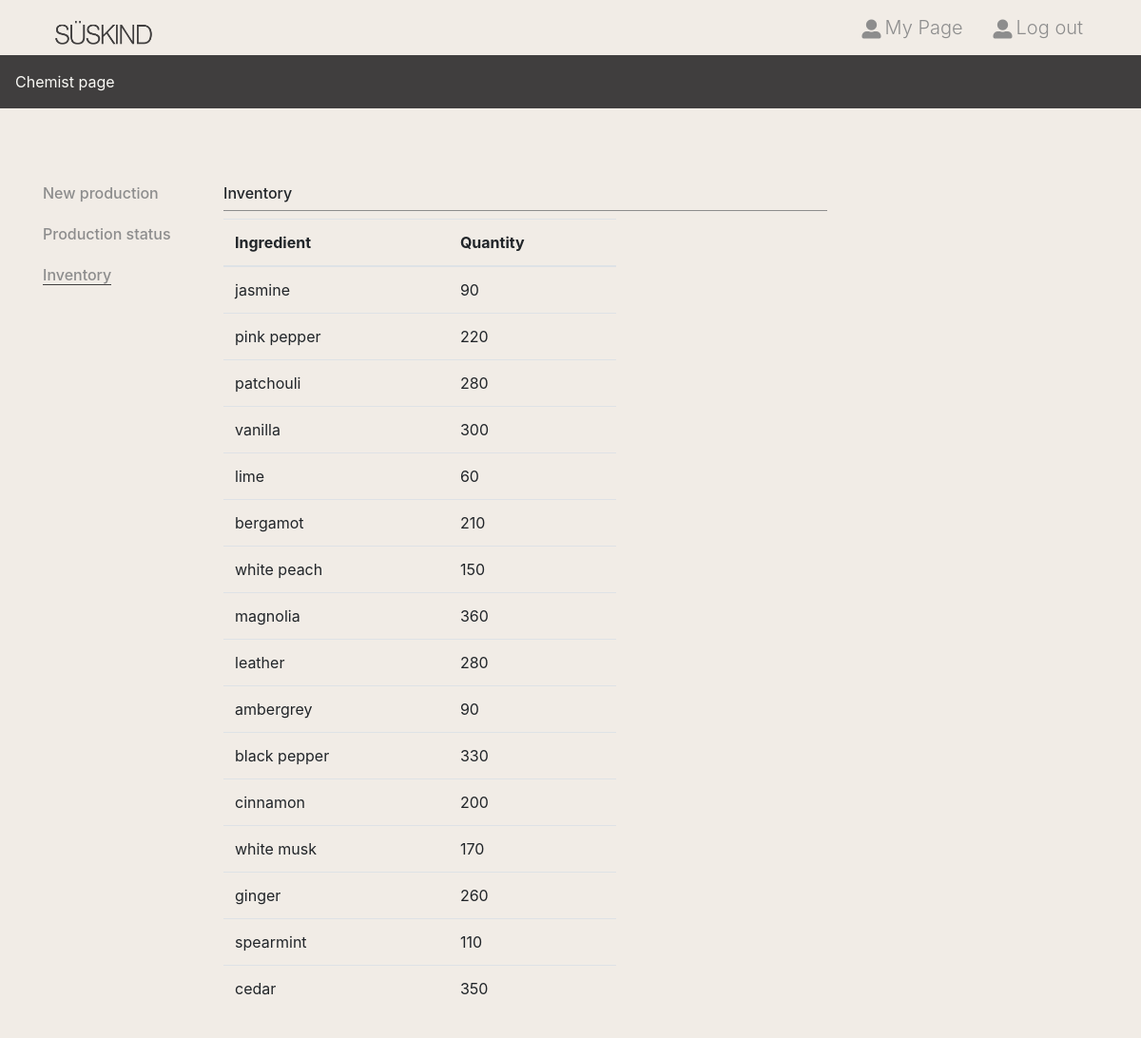
Before: /inventory with the older database file.
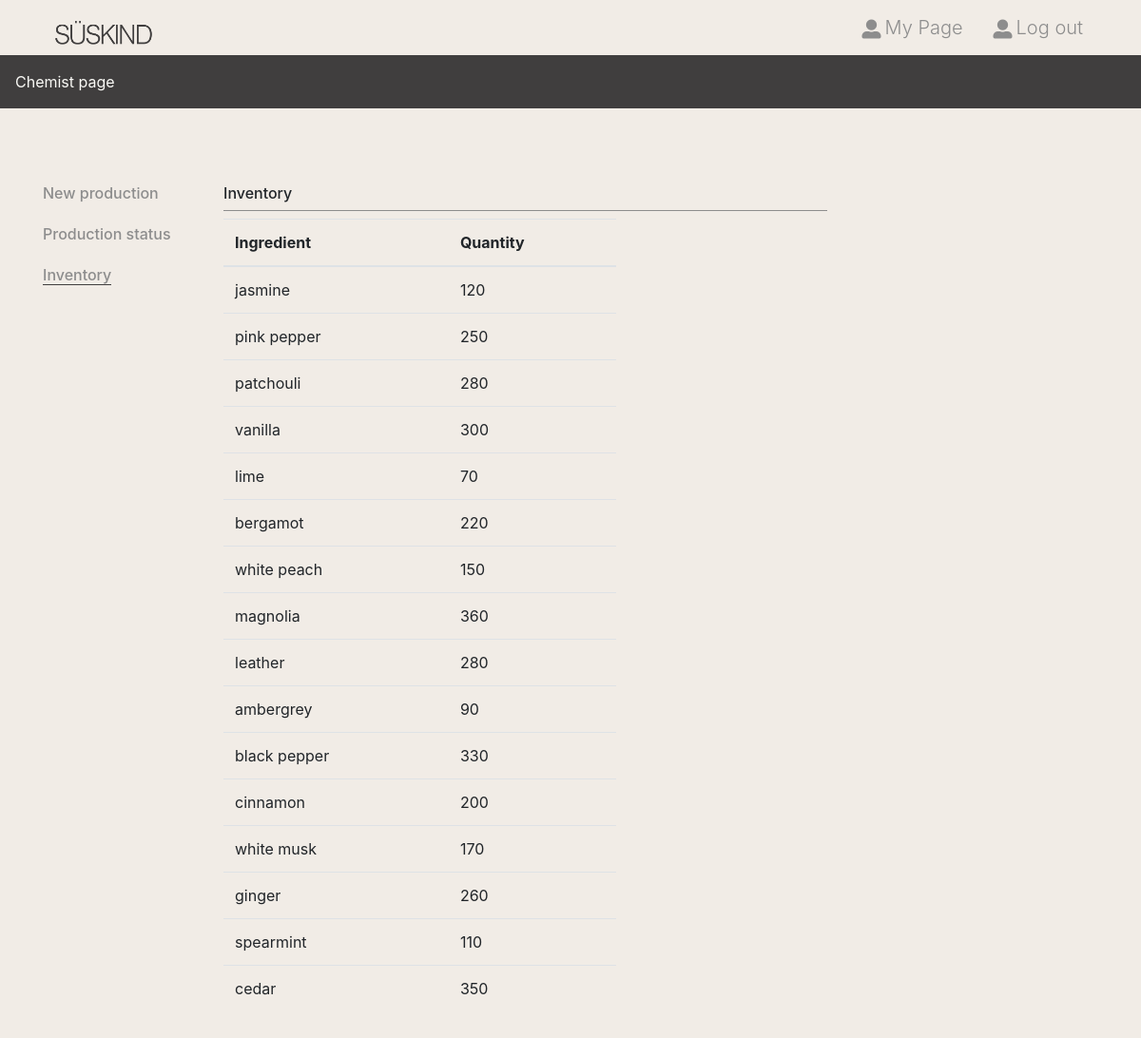
After: the same page with the newer database file.
### tables this page shows
CREATE TABLE "ingredient" (
	"id"	INTEGER,
	"name"	TEXT,
	"quantity"	INTEGER,
	PRIMARY KEY("id" AUTOINCREMENT)
);

### app.py (the view)
@app.route('/inventory')
def inventory():
    ingredients_data = get_ingredients()
    return render_template('inventory.html', ingredients=ingredients_data)

### app.py (called while the page is built)
def get_ingredients():
    conn = sqlite3.connect('BDD.db')
    cursor = conn.cursor()
    cursor.execute("SELECT * FROM ingredient")
    ingredients = cursor.fetchall()
    conn.close()
    return [{'id': row[0], 'name': row[1], 'quantity': row[2]} for row in ingredients]

### templates/inventory.html (shortened to what this page needs)
<!DOCTYPE html>
<html lang="en">
<head>
    <link rel="stylesheet" href="../static/css/all.css">
    <link rel="stylesheet" href="https://cdnjs.cloudflare.com/ajax/libs/font-awesome/5.14.0/css/all.min.css" />
</head>
<body>
    <header class="position-relative">
        <div class="container">
            <nav class="d-flex justify-content-between align-items-center mb-40px mb-md-0">
                <h1 class="m-0"><a href="/" class="d-block">Süskind</a></h1>
                <ul class="header_menu d-none d-lg-flex justify-content-between m-0">
                    <li>
                        <a class="h5 d-flex align-items-center text-dark font-weight-light mb-0 p-3" href="chemist">
                            <i class="fas fa-user-alt mr-1"></i>
                            <p class="m-0">My Page</p>
                        </a>
                    </li>
                    <li>
                        <a class="h5 d-flex align-items-center text-dark text-center font-weight-light mb-0 p-3" href="login">
                            <i class="fas fa-user-alt mr-1"></i>
                            <p class="m-0">Log out</p>
                        </a>
                    </li>
                </ul>
            </nav>
        </div>
    </header>
    <div class="product_category bg-primary d-none d-lg-flex mb-80px">
            <ul class="d-flex m-0 p-0">
                <li><a class="d-block text-white p-3 text-center">Chemist page</a></li>
            </ul>
    </div>
    <div class="member_content">
        <div class="container">
            <div class="row flex-lg-row-reverse">
                <div class="col-12 col-lg-3 text-dark"></div>
                <div class="col-12 col-lg-6 col-lg-7">
                    <h3 class="h6 border-dark border-bottom pb-2">Inventory</h3>
                    <div class="form-group row">
                        <div class="col-8">
                            <table class="table">
                                <thead>
                                    <tr>
                                        <th>Ingredient</th>
                                        <th>Quantity</th>
                                    </tr>
                                </thead>
                                <tbody>
                                    {% for ingredient in ingredients %}
                                        <tr>
                                            <td>{{ ingredient.name }}</td>
                                            <td>{{ ingredient.quantity }}</td>
                                        </tr>
                                    {% endfor %}
                                </tbody>
                            </table>
                        </div>
                    </div>
                </div>
                <div class="col-md-3 col-lg-2 d-none d-lg-block">
                    <h6 class="mb-4"><a href="chemist" class="text-dark">New production</a></h6>
                    <h6 class="mb-4"><a href="production-status" class="text-dark">Production status</a></h6>
                    <h6 class="mb-4"><a href="inventory" class="text-dark border-primary border-bottom">Inventory</a></h6>
                </div>
            </div>
        </div>
    </div>
</body>
</html>

Changed rows visible on the page:
changed ingredient "jasmine": quantity "90" → "120"
changed ingredient "pink pepper": quantity "220" → "250"
changed ingredient "lime": quantity "60" → "70"
changed ingredient "bergamot": quantity "210" → "220"
